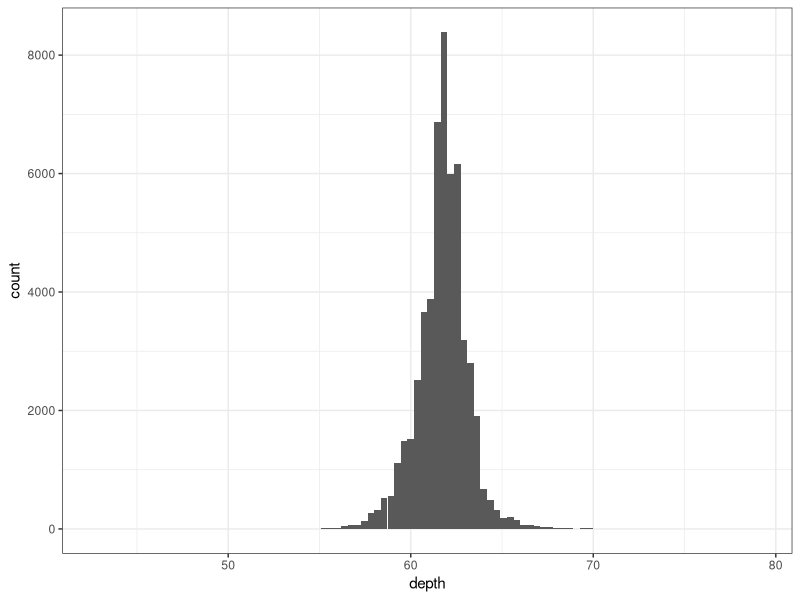
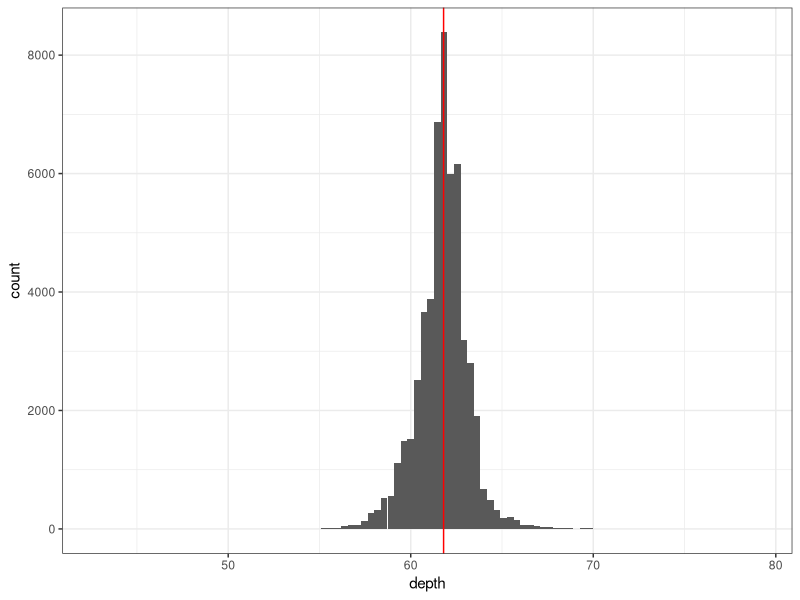
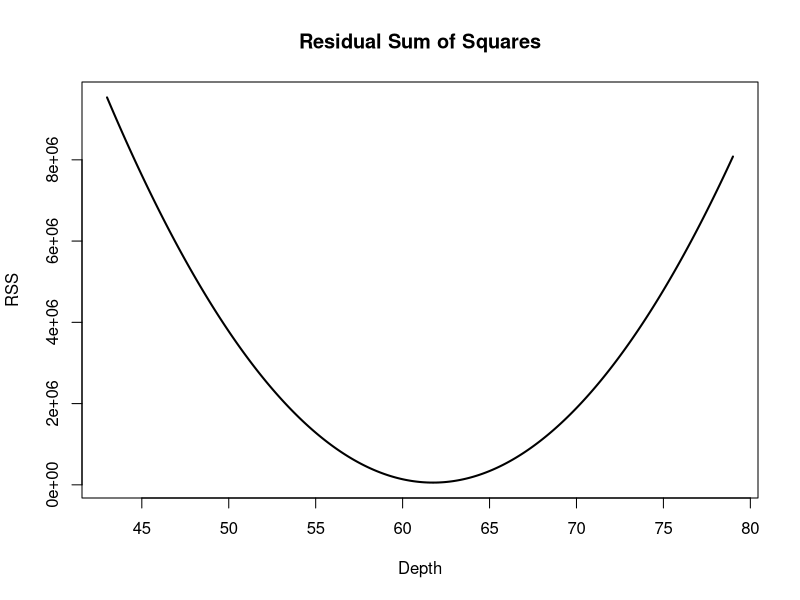
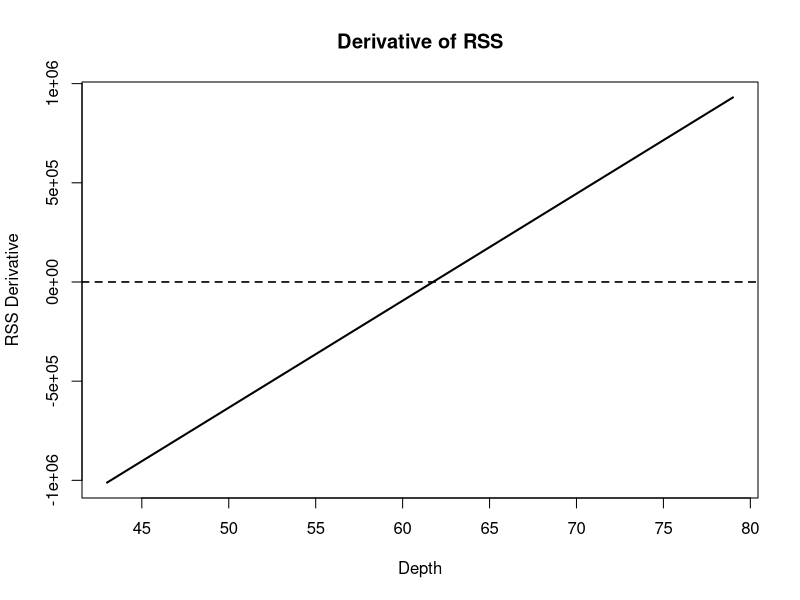
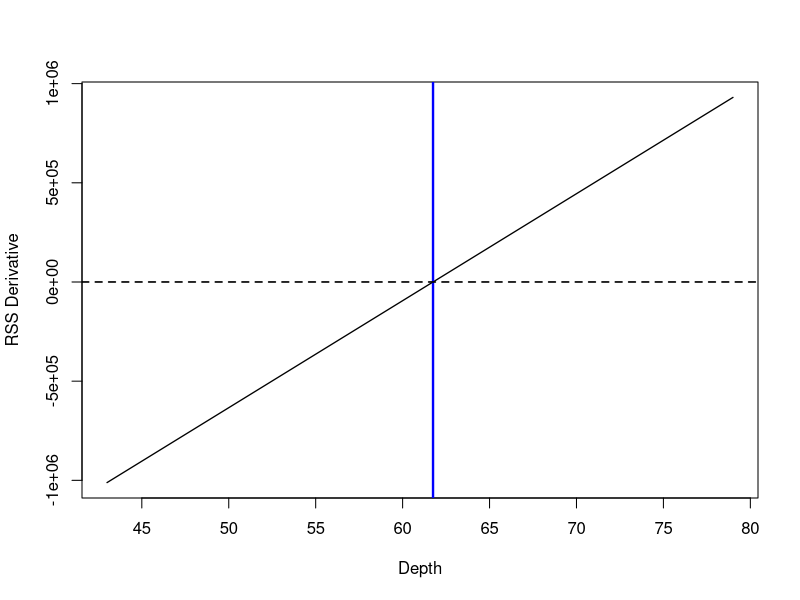
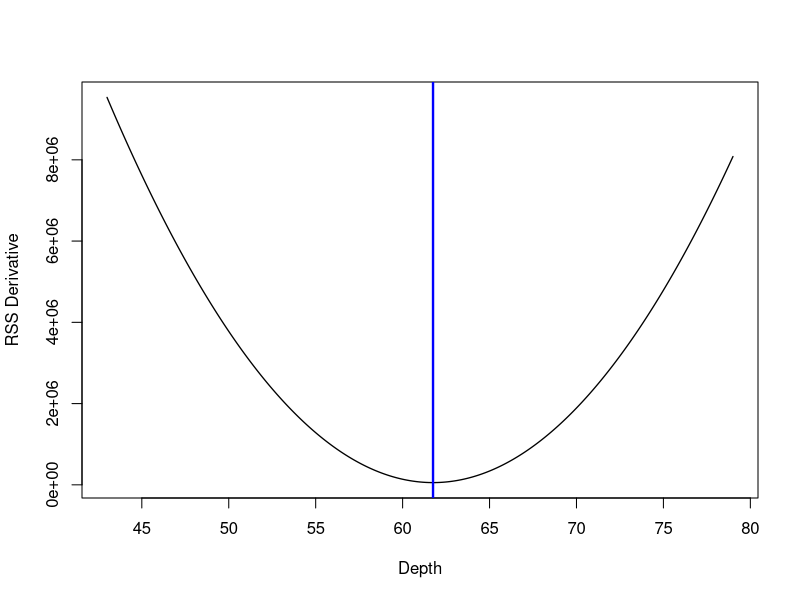
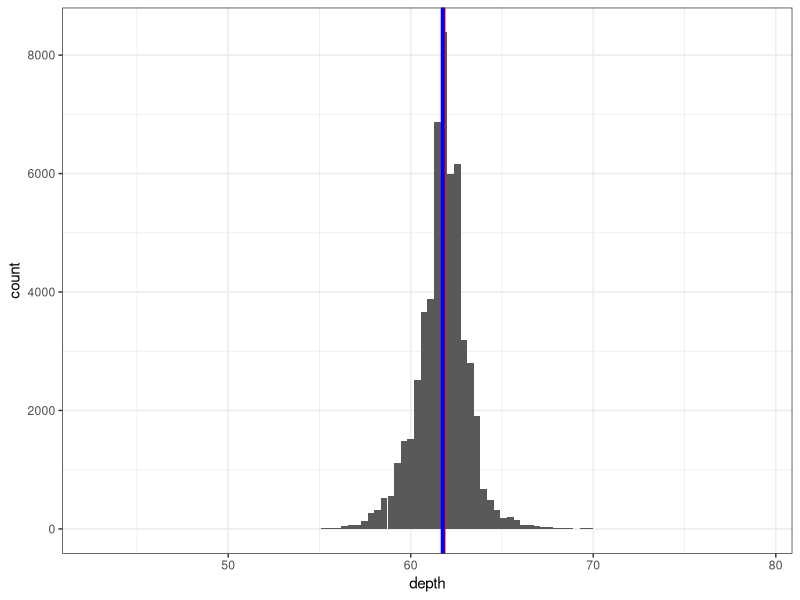
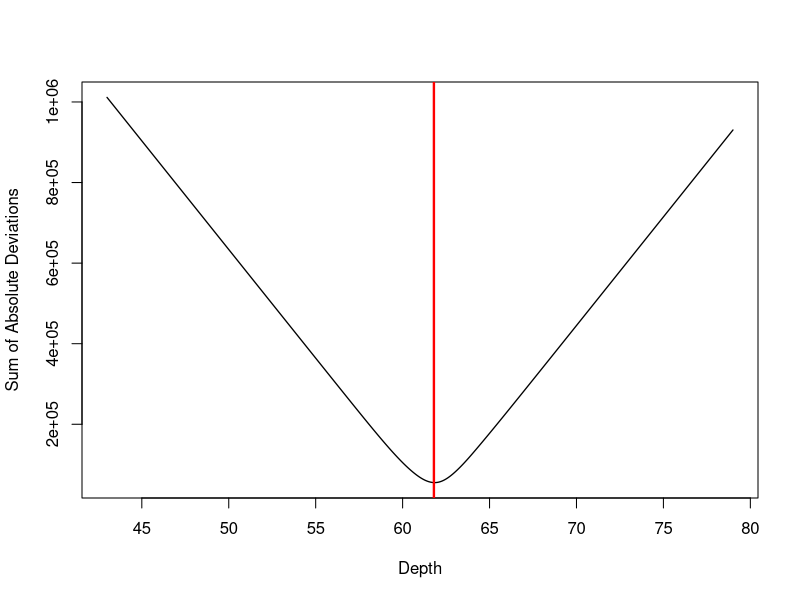

Generate these figures, in order, with R:
## ---- chunk 1
knitr::opts_chunk$set(echo = TRUE)
library(tidyverse)

theme_set(theme_bw())
## ---- chunk 2
data(diamonds)

diamonds %>%
  ggplot(aes(x=depth)) +
    geom_histogram(bins=100)
## ---- chunk 3
diamonds %>%
  summarize(min_depth = min(depth), max_depth = max(depth))
## ---- chunk 4
diamonds %>%
  ggplot(aes(x=depth)) +
    geom_histogram(bins=100) +
    geom_vline(aes(xintercept=median(depth)), color="red")
## ---- chunk 5
rss <- function(mu) { 0.5 * sum((diamonds$depth - mu)^2)}
mu_candidates <- seq(min(diamonds$depth), max(diamonds$depth), len=1000)
plot(mu_candidates, sapply(mu_candidates, rss), xlab="Depth", ylab="RSS", type="l", lwd=2, main="Residual Sum of Squares")
## ---- chunk 6
rss_deriv <- function(mu) { nrow(diamonds)*mu - sum(diamonds$depth)}
plot(mu_candidates, sapply(mu_candidates, rss_deriv), xlab="Depth", ylab="RSS Derivative", type="l", lwd=2, main="Derivative of RSS")
abline(h=0,lty=2,lwd=1.6)
## ---- chunk 7
our_mean <- sum(diamonds$depth) / nrow(diamonds)
plot(mu_candidates, sapply(mu_candidates, rss_deriv), xlab="Depth", ylab="RSS Derivative", type="l", lwd=1.3)
abline(v=our_mean, lwd=2.3, col="blue")
abline(h=0, lty=2, lwd=1.6)
## ---- chunk 8
plot(mu_candidates, sapply(mu_candidates, rss), xlab="Depth", ylab="RSS Derivative", type="l", lwd=1.3)
abline(v=our_mean, lwd=2.3, col="blue")
## ---- chunk 9
diamonds %>%
  ggplot(aes(x=depth)) +
    geom_histogram(bins=100) +
    geom_vline(aes(xintercept=median(depth)), color="red", size=1.3) +
    geom_vline(aes(xintercept=mean(depth)), color="blue", size=1.3)
## ---- chunk 10
diamonds %>%
  summarize(mean_depth = mean(depth), median_depth = median(depth))
## ---- chunk 11
sad <- function(m) sum(abs(diamonds$depth - m))
plot(mu_candidates, sapply(mu_candidates, sad), xlab="Depth", ylab="Sum of Absolute Deviations", type="l", lwd=1.3)
abline(v=median(diamonds$depth), lwd=2.3, col="red")
## ---- chunk 12
# create a df with standard deviation values to plot
sds_to_plot <- seq(-6,6)
sd_df <- diamonds %>%
  summarize(mean_depth = mean(depth), sd_depth = sd(depth)) %>%
  slice(rep_along(sds_to_plot, 1)) %>%
  mutate(sd_to_plot=sds_to_plot) %>%
  mutate(sd_val = mean_depth + sd_to_plot * sd_depth)

diamonds %>%
  ggplot(aes(x=depth)) + 
    geom_histogram(bins=100) +
    geom_vline(aes(xintercept=mean(depth)), col="blue", size=1.5) +
    geom_vline(aes(xintercept = sd_val), data=sd_df,
               linetype=2, size=1.2 - abs(seq(-1,1, len=13)))
## ---- chunk 13
quartile_df <- diamonds %>%
  summarize(first=quantile(diamonds$depth, p=1/4),
            third=quantile(diamonds$depth, p=3/4)) %>%
  tidyr::gather(quartile, value)

diamonds %>%
  ggplot(aes(x=depth)) +
    geom_histogram(bins=100) +
    geom_vline(aes(xintercept=median(depth)), size=1.3, color="red") +
    geom_vline(aes(xintercept=value), data=quartile_df, 
               size=1,color="red", linetype=2)
## ---- chunk 14
summary(diamonds$depth)
## ---- chunk 15
diamonds %>%
  summarize(sd_depth = sd(depth), iqr_depth = IQR(depth))
## ---- chunk 16
outlier_df <- diamonds %>%
  summarize(mean_depth=mean(depth), sd_depth=sd(depth)) %>%
  slice(rep(1, 4)) %>%
  mutate(multiplier = c(-3, -1.5, 1.5, 3)) %>%
  mutate(outlier_limit = mean_depth + multiplier * sd_depth)

diamonds %>%
  ggplot(aes(x=depth)) +
    geom_histogram(bins=100) +
    geom_vline(aes(xintercept=outlier_limit), data=outlier_df, color="blue")
## ---- chunk 17
outlier_df <- diamonds %>%
  summarize(q1=quantile(depth, 1/4), q3=quantile(depth, 3/4), iqr=IQR(depth)) %>%
  slice(rep(1, 2)) %>%
  mutate(multiplier = c(1.5, 3)) %>%
  mutate(lower_outlier_limit = q1 - multiplier * iqr) %>%
  mutate(upper_outlier_limit = q3 + multiplier * iqr)

diamonds %>%
  ggplot(aes(x=depth)) +
    geom_histogram(bins=100) +
    geom_vline(aes(xintercept=lower_outlier_limit), data=outlier_df, color="red") +
    geom_vline(aes(xintercept=upper_outlier_limit), data=outlier_df, color="red")
## ---- chunk 18
diamonds %>%
  summarize(med_depth = median(depth), 
            q1_depth = quantile(depth, 1/4),
            q3_depth = quantile(depth, 3/4)) %>%
  mutate(d1_depth = med_depth - q1_depth,
         d2_depth = q3_depth - med_depth) %>%
  select(d1_depth, d2_depth)
## ---- chunk 19
diamonds %>%
  ggplot(aes(x=carat, y=price)) +
    geom_point() +
    geom_hline(aes(yintercept = mean(price)), color="blue", lty=2) +
    geom_vline(aes(xintercept = mean(carat)), color="blue", lty=2)
